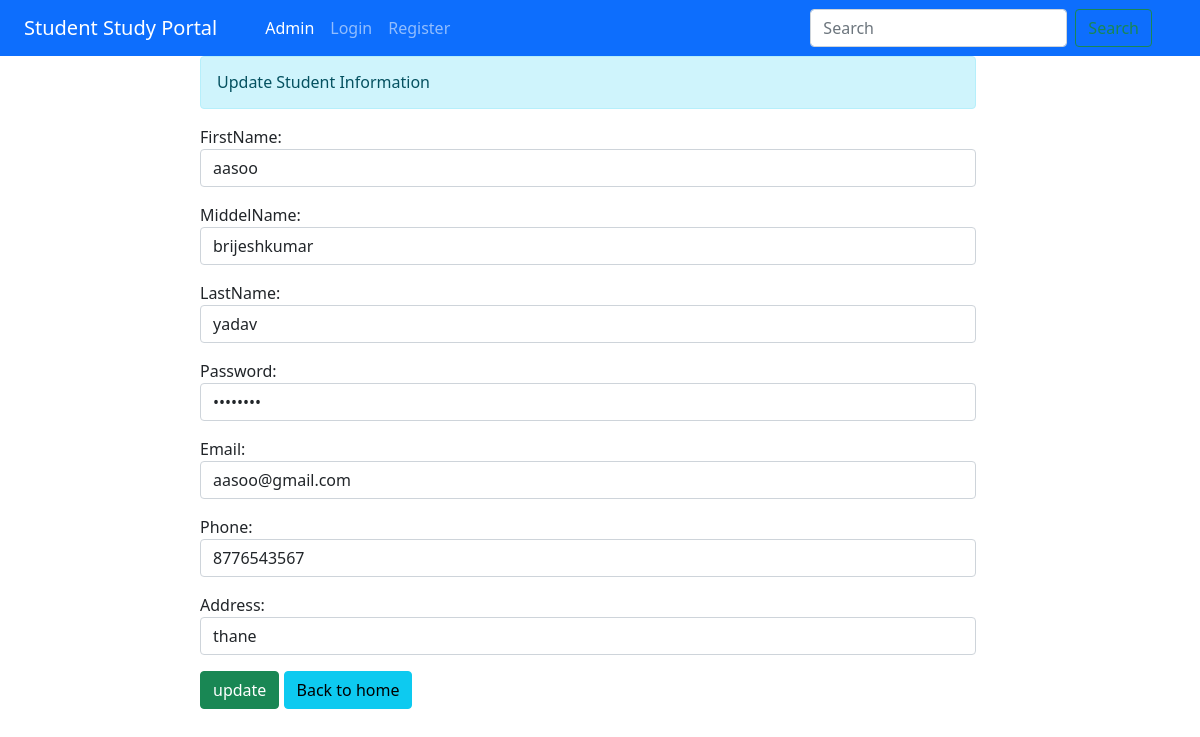
Page /2/ on the committed database.
### employee/models.py (models this page shows)
class Add(models.Model):
    FirstName=models.CharField(max_length=70)
    MiddelName=models.CharField(max_length=70)
    LastName=models.CharField(max_length=70)
    Password=models.CharField(max_length=70)
    Email=models.EmailField(max_length=70)
    Phone=models.CharField(max_length=10)
    Address=models.CharField(max_length=100)

### employee/views.py (the view)
# urls.py: path('<int:id>/',views.update_info,name="updatedata"),
def update_info(request,id):
    if request.method=='POST':
        pi=Add.objects.get(pk=id)
        fm=EmployeeAdd(request.POST,instance=pi)
        if fm.is_valid():
            fm.save()
    else:
        pi=Add.objects.get(pk=id)
        fm=EmployeeAdd(instance=pi)
    return render(request, 'employee/update.html',{'form':fm})

### employee/forms.py
class EmployeeAdd(forms.ModelForm):
    class Meta:
        model=Add
        fields=['FirstName','MiddelName','LastName','Password','Email','Phone','Address']
        widgets={
            'FirstName':forms.TextInput(attrs={'class':'form-control'}),
            'MiddelName':forms.TextInput(attrs={'class':'form-control'}),
            'LastName':forms.TextInput(attrs={'class':'form-control'}),
            'Password':forms.PasswordInput( render_value=True, attrs={'class':'form-control'}),
            'Email':forms.EmailInput(attrs={'class':'form-control'}),
            'Phone':forms.TextInput(attrs={'class':'form-control'}),
            'Address':forms.TextInput(attrs={'class':'form-control'}),
        }

### employee/templates/employee/update.html (shortened to what this page needs)
{% extends 'employee/base.html' %}
{% block  content %}
<div class="row">
    <div class="col-sm-8 offset-2" >
      <h6 class="alert alert-info">Update Student Information</h6>
      <form action="" method="POST">
        {{form.as_p}}
        <input type="submit" class="btn btn-success" value="update">
        <a href="{% url 'home' %}" class="btn btn-info">Back to home</a>
    </form>
    </div>
</div>
{% endblock content %}

### rows in the picture
Add: FirstName "aasoo", MiddelName "brijeshkumar", LastName "yadav", Email "aasoo@gmail.com", Phone "8776543567", Address "thane"
